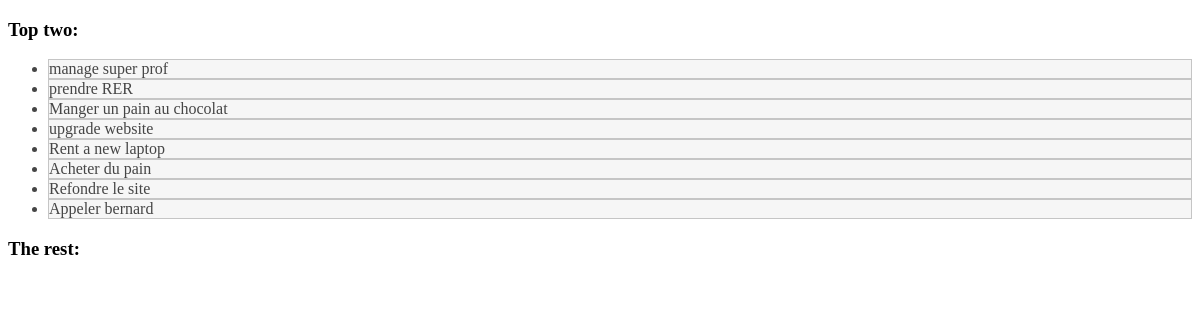
Page /entries/ on the earlier database version.
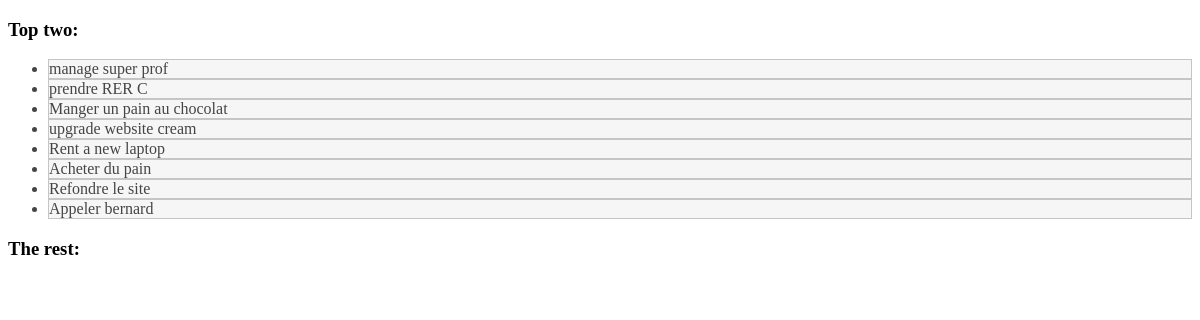
Same page on the later database version.
### core/models.py (models this page shows, shortened)
class Entry(models.Model):
	user = models.ForeignKey(User)
	name = models.CharField(max_length=50)
	data = models.CharField(max_length=200, blank=True)
	order = models.IntegerField(default=1000)
	duedate = models.DateTimeField(null=True, blank=True)
	done = models.IntegerField(default=0) # 0 = to do / 1 = completed
	impediment = models.IntegerField(default=0) # 0 = No / 1 = Yes
	assignees = models.ManyToManyField(User, related_name='assignees',blank=True)
	created_at = models.DateTimeField(auto_now_add=True)
	class Meta:
		ordering = ['order']
		verbose_name_plural = "entries"
	def __str__(self):
		return str(self.name)
	def update_entry_url(self):
		return reverse (viewname="detail", args=[self.id])

### core/views.py (the view, shortened to what this page needs)
# urls.py: url(r'^entries/$', coreviews.index, name='index'),
def index(request):
	entry_list1 = coremodels.Entry.objects.order_by('order')[:20]
	entry_list2 = coremodels.Entry.objects.order_by('order')[20:]
	context = {'entry_list1': entry_list1, 'entry_list2': entry_list2}
	return render_to_response('v2/entry/index.html', context, context_instance=RequestContext(request))

### templates/v2/entry/index.html (shortened to what this page needs)
<!doctype html>
<html lang="en">
<head>
<link rel="stylesheet" href="http://code.jquery.com/ui/1.10.2/themes/overcast/jquery-ui.css">
</head>
<body>
    <h3>Top two:</h3>
    <ul id="sortable1" class="connectedSortable">
    {% for entry in entry_list1 %}
      <li id="entry_{{ entry.id }}" class="ui-state-default">
        <a href="{{ entry.update_entry_url }}">{{ entry }}</a>
      </li>
    {% endfor %}
    </ul>
    <h3>The rest:</h3>
</body>
</html>

Differences in the rows shown:
changed Entry: name "prendre RER" → "prendre RER C"
changed Entry: name "upgrade website" → "upgrade website cream"
